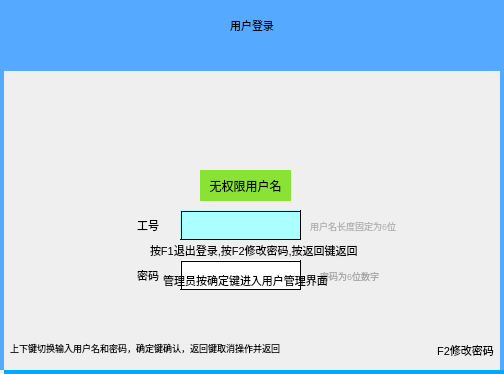
<?xml version="1.0" encoding="UTF-8"?>
<ui version="4.0">
 <class>poweruserlogin</class>
 <widget class="QWidget" name="poweruserlogin">
  <property name="geometry">
   <rect>
    <x>0</x>
    <y>0</y>
    <width>504</width>
    <height>374</height>
   </rect>
  </property>
  <property name="windowTitle">
   <string>Form</string>
  </property>
  <widget class="QLabel" name="label_7">
   <property name="geometry">
    <rect>
     <x>430</x>
     <y>330</y>
     <width>71</width>
     <height>41</height>
    </rect>
   </property>
   <property name="font">
    <font>
     <pointsize>8</pointsize>
    </font>
   </property>
   <property name="text">
    <string>F2修改密码</string>
   </property>
   <property name="alignment">
    <set>Qt::AlignCenter</set>
   </property>
  </widget>
  <widget class="QLabel" name="label_nametip">
   <property name="geometry">
    <rect>
     <x>200</x>
     <y>170</y>
     <width>91</width>
     <height>31</height>
    </rect>
   </property>
   <property name="font">
    <font>
     <pointsize>9</pointsize>
    </font>
   </property>
   <property name="styleSheet">
    <string notr="true">background-color: rgb(138, 226, 52);</string>
   </property>
   <property name="text">
    <string>无权限用户名</string>
   </property>
   <property name="alignment">
    <set>Qt::AlignCenter</set>
   </property>
  </widget>
  <widget class="QLabel" name="label_usroption">
   <property name="geometry">
    <rect>
     <x>120</x>
     <y>210</y>
     <width>56</width>
     <height>30</height>
    </rect>
   </property>
   <property name="font">
    <font>
     <pointsize>8</pointsize>
    </font>
   </property>
   <property name="text">
    <string>工号</string>
   </property>
   <property name="alignment">
    <set>Qt::AlignCenter</set>
   </property>
  </widget>
  <widget class="QLabel" name="label_8">
   <property name="geometry">
    <rect>
     <x>0</x>
     <y>70</y>
     <width>4</width>
     <height>300</height>
    </rect>
   </property>
   <property name="styleSheet">
    <string notr="true">background-color: rgb(85, 170, 255);</string>
   </property>
   <property name="text">
    <string/>
   </property>
  </widget>
  <widget class="QLabel" name="label_10">
   <property name="geometry">
    <rect>
     <x>4</x>
     <y>370</y>
     <width>500</width>
     <height>4</height>
    </rect>
   </property>
   <property name="styleSheet">
    <string notr="true">background-color: rgb(0, 170, 255);</string>
   </property>
   <property name="text">
    <string/>
   </property>
  </widget>
  <widget class="QWidget" name="widget" native="true">
   <property name="geometry">
    <rect>
     <x>0</x>
     <y>0</y>
     <width>504</width>
     <height>71</height>
    </rect>
   </property>
   <property name="styleSheet">
    <string notr="true">background-color: rgb(85, 170, 255);</string>
   </property>
   <widget class="QLabel" name="label_3">
    <property name="geometry">
     <rect>
      <x>0</x>
      <y>0</y>
      <width>504</width>
      <height>51</height>
     </rect>
    </property>
    <property name="font">
     <font>
      <pointsize>8</pointsize>
      <weight>50</weight>
      <bold>false</bold>
     </font>
    </property>
    <property name="text">
     <string>用户登录</string>
    </property>
    <property name="alignment">
     <set>Qt::AlignCenter</set>
    </property>
   </widget>
  </widget>
  <widget class="QLabel" name="label_loginflag">
   <property name="geometry">
    <rect>
     <x>200</x>
     <y>80</y>
     <width>90</width>
     <height>90</height>
    </rect>
   </property>
   <property name="styleSheet">
    <string notr="true">border-image: url(:/pic/loginout.png);</string>
   </property>
   <property name="text">
    <string/>
   </property>
  </widget>
  <widget class="QLabel" name="label_4">
   <property name="geometry">
    <rect>
     <x>10</x>
     <y>340</y>
     <width>281</width>
     <height>16</height>
    </rect>
   </property>
   <property name="font">
    <font>
     <pointsize>7</pointsize>
    </font>
   </property>
   <property name="text">
    <string>上下键切换输入用户名和密码，确定键确认，返回键取消操作并返回</string>
   </property>
  </widget>
  <widget class="QLabel" name="label_user">
   <property name="geometry">
    <rect>
     <x>180</x>
     <y>210</y>
     <width>121</width>
     <height>30</height>
    </rect>
   </property>
   <property name="font">
    <font>
     <pointsize>8</pointsize>
    </font>
   </property>
   <property name="styleSheet">
    <string notr="true">border:2px groove light blue;padding:2px 4px;
background-color: rgb(170, 255, 255);
</string>
   </property>
   <property name="text">
    <string/>
   </property>
  </widget>
  <widget class="QLabel" name="label_pwdtip">
   <property name="geometry">
    <rect>
     <x>320</x>
     <y>260</y>
     <width>121</width>
     <height>31</height>
    </rect>
   </property>
   <property name="font">
    <font>
     <pointsize>7</pointsize>
    </font>
   </property>
   <property name="styleSheet">
    <string notr="true">color: rgb(166, 166, 166);</string>
   </property>
   <property name="text">
    <string>密码为6位数字</string>
   </property>
  </widget>
  <widget class="QLabel" name="label_pwdoption">
   <property name="geometry">
    <rect>
     <x>120</x>
     <y>260</y>
     <width>56</width>
     <height>30</height>
    </rect>
   </property>
   <property name="font">
    <font>
     <pointsize>8</pointsize>
    </font>
   </property>
   <property name="text">
    <string>密码</string>
   </property>
   <property name="alignment">
    <set>Qt::AlignCenter</set>
   </property>
  </widget>
  <widget class="QLabel" name="label_passwd">
   <property name="geometry">
    <rect>
     <x>180</x>
     <y>260</y>
     <width>121</width>
     <height>30</height>
    </rect>
   </property>
   <property name="font">
    <font>
     <pointsize>8</pointsize>
    </font>
   </property>
   <property name="styleSheet">
    <string notr="true">background-color: rgb(255, 255, 255);border:2px groove light blue;padding:2px 4px;
</string>
   </property>
   <property name="text">
    <string/>
   </property>
  </widget>
  <widget class="QLabel" name="label_9">
   <property name="geometry">
    <rect>
     <x>500</x>
     <y>70</y>
     <width>4</width>
     <height>300</height>
    </rect>
   </property>
   <property name="styleSheet">
    <string notr="true">background-color: rgb(85, 170, 255);</string>
   </property>
   <property name="text">
    <string/>
   </property>
  </widget>
  <widget class="QLabel" name="label_usrtip">
   <property name="geometry">
    <rect>
     <x>310</x>
     <y>210</y>
     <width>131</width>
     <height>31</height>
    </rect>
   </property>
   <property name="font">
    <font>
     <pointsize>7</pointsize>
    </font>
   </property>
   <property name="styleSheet">
    <string notr="true">color: rgb(179, 179, 179);</string>
   </property>
   <property name="text">
    <string>用户名长度固定为6位</string>
   </property>
  </widget>
  <widget class="QLabel" name="label_tip2">
   <property name="geometry">
    <rect>
     <x>300</x>
     <y>300</y>
     <width>191</width>
     <height>16</height>
    </rect>
   </property>
   <property name="font">
    <font>
     <pointsize>7</pointsize>
    </font>
   </property>
   <property name="text">
    <string/>
   </property>
  </widget>
  <widget class="QLabel" name="label_logintip">
   <property name="geometry">
    <rect>
     <x>150</x>
     <y>240</y>
     <width>271</width>
     <height>21</height>
    </rect>
   </property>
   <property name="font">
    <font>
     <pointsize>8</pointsize>
    </font>
   </property>
   <property name="text">
    <string>按F1退出登录,按F2修改密码,按返回键返回</string>
   </property>
   <property name="alignment">
    <set>Qt::AlignLeading|Qt::AlignLeft|Qt::AlignVCenter</set>
   </property>
  </widget>
  <widget class="QLabel" name="label_loginname">
   <property name="geometry">
    <rect>
     <x>180</x>
     <y>210</y>
     <width>121</width>
     <height>21</height>
    </rect>
   </property>
   <property name="font">
    <font>
     <pointsize>8</pointsize>
    </font>
   </property>
   <property name="text">
    <string/>
   </property>
   <property name="alignment">
    <set>Qt::AlignCenter</set>
   </property>
  </widget>
  <widget class="QLabel" name="label_logintip2">
   <property name="geometry">
    <rect>
     <x>130</x>
     <y>270</y>
     <width>231</width>
     <height>20</height>
    </rect>
   </property>
   <property name="font">
    <font>
     <pointsize>8</pointsize>
    </font>
   </property>
   <property name="text">
    <string>管理员按确定键进入用户管理界面</string>
   </property>
   <property name="alignment">
    <set>Qt::AlignCenter</set>
   </property>
  </widget>
 </widget>
 <resources/>
 <connections/>
</ui>
